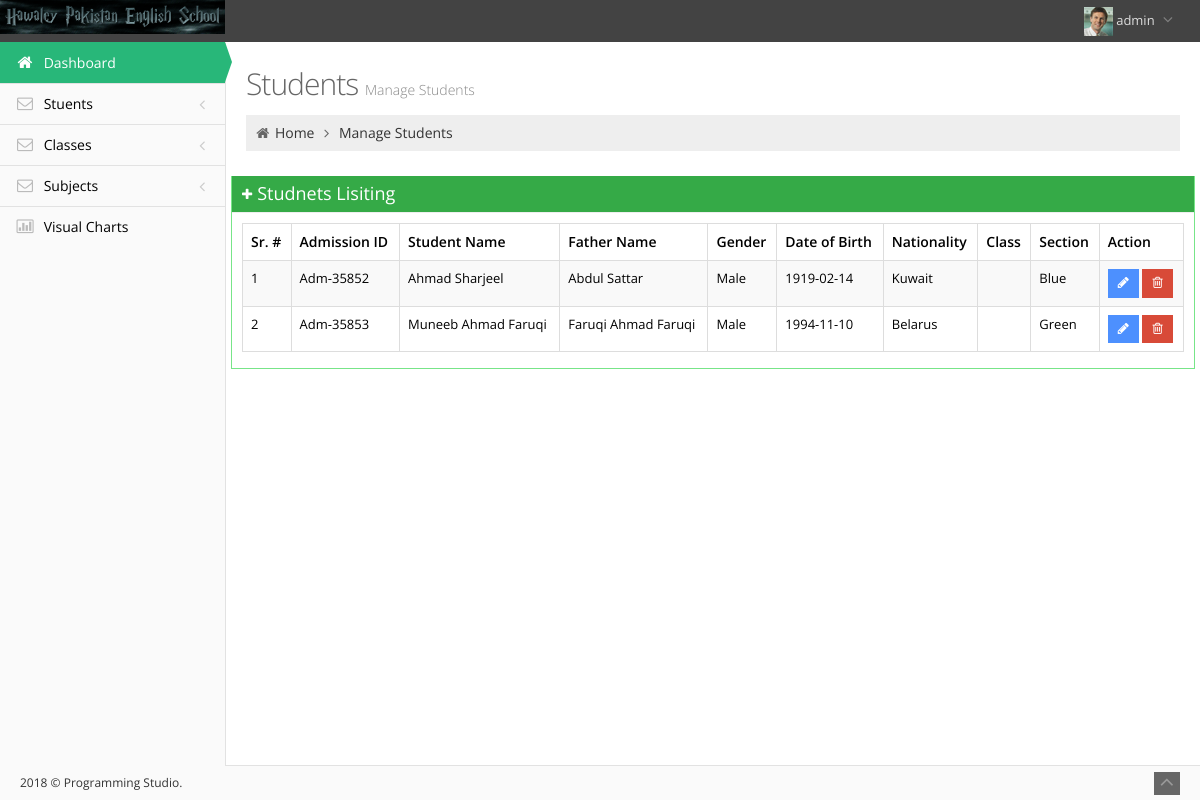
Before: /manage_students.php (signed in) with the older database file.
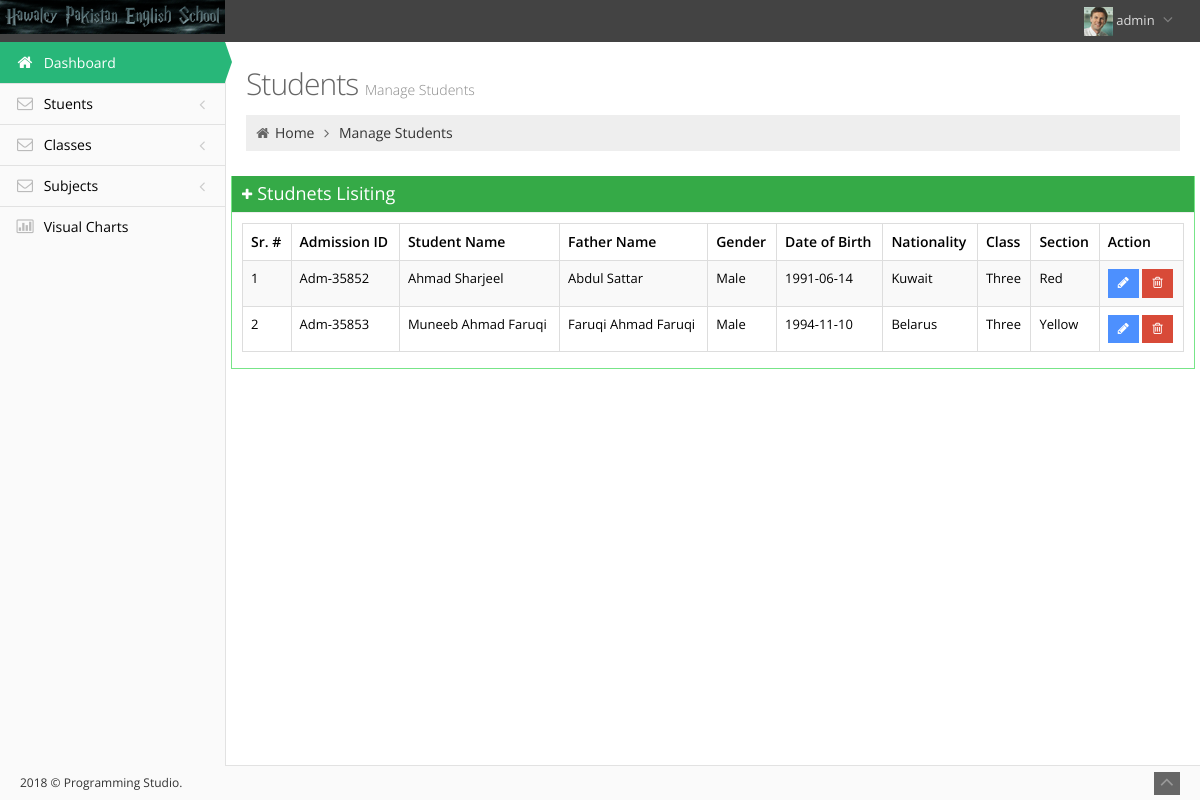
After: the same page with the newer database file.
### tables this page shows
CREATE TABLE `students` (
  `reg_id` int(11) NOT NULL,
  `adm_no` varchar(30) NOT NULL,
  `name` varchar(30) NOT NULL,
  `fname` varchar(30) NOT NULL,
  `dob` date NOT NULL,
  `gender` varchar(10) NOT NULL,
  `nationality` varchar(100) NOT NULL,
  `class` int(11) NOT NULL,
  `section` int(11) NOT NULL,
  `status` int(11) NOT NULL
);

CREATE TABLE `section` (
  `id` int(11) NOT NULL,
  `name` varchar(30) NOT NULL,
  `status` int(11) NOT NULL
);

CREATE TABLE `class` (
  `id` int(11) NOT NULL,
  `name` varchar(30) NOT NULL,
  `status` int(11) NOT NULL,
  `section` int(11) NOT NULL
);

### manage_students.php (the view, shortened to what this page needs)
<?php
	include "includes/header.php";
?>
<?php
	include "includes/sidebar.php";
?>
<div class="row">
<div class="col-md-12">
<h3 class="page-title">
Students <small>Manage Students</small>
</h3>
<ul class="page-breadcrumb breadcrumb">
<li>
	<i class="fa fa-home"></i>
	<a href="dashboard.php">
		Home
	</a>
	<i class="fa fa-angle-right"></i>
</li>
<li>
	<a href="#">
		Manage Students
	</a>
</li>
</ul>
</div>
</div>
<div class="row">
	<div class="portlet box green">
		<div class="portlet-title">
			<div class="caption">
				<i class="fa fa-plus"></i>Studnets Lisiting
			</div>
		</div>
		<div class="portlet-body">
			<table class="table table-striped table-bordered table-hover" id="sample_2">
				<thead>
					<tr>
						<th>Sr. #</th>
						<th>Admission ID</th>
						<th>Student Name</th>
						<th>Father Name</th>
						<th>Gender</th>
						<th>Date of Birth</th>
						<th>Nationality</th>
						<th>Class</th>
						<th>Section</th>
						<th>Action</th>
					</tr>
				</thead>
				<tbody>
					<?php
						$get_students= "SELECT * FROM students where status =1";
						$result_get_students= mysqli_query($link,$get_students);
						if(mysqli_num_rows($result_get_students)>0){
							$i=1;
							while($row= mysqli_fetch_assoc($result_get_students)){
							?>
								<tr>
									<td>
									<?php echo $i; ?>
									</td>
									<td>
									<?php echo $row['adm_no']; ?>
									</td>
									<td>
									<?php echo $row['name']; ?>
									</td>
									<td>
									<?php echo $row['fname']; ?>
									</td>
									<td>
									<?php echo $row['gender']; ?>
									</td>
									<td>
									<?php echo $row['dob']; ?>
									</td>
									<td>
									<?php echo $row['nationality']; ?>
									</td>
									<td>
										<?php
											$c_id= $row['class'];
											$get_class= "SELECT name from class where id= '$c_id'";
											$result_get_class= mysqli_query($link,$get_class);
											echo mysqli_fetch_assoc($result_get_class)['name'];
										?>
									</td>
									<td>
										<?php
											$s_id= $row['section'];
											$get_section= "SELECT name from section where id= '$s_id'";
											$result_get_section= mysqli_query($link,$get_section);
											echo mysqli_fetch_assoc($result_get_section)['name'];
										?>
									</td>
									<td>
										<a href="edit_student.php?student=<?php echo $row['adm_no'];?>" class="btn btn-sm blue"><i class="fa fa-pencil" title="Edit student"></i></a>
										<a href="#del_student" id="btn_del_std" class="btn btn-sm red" data-id="<?php echo $row['adm_no'];?>" data-toggle="modal" title="Delete Student"><i class="fa fa-trash-o" ></i></a>
									</td>
								</tr>
							<?php
							 $i++;
							 }
						}else{
							echo "<h3>No enrolled studnets</h3>";
						}
					?>
				</tbody>
			</table>
		</div>
	</div>
</div>
<?php
	include "includes/footer.php";
?>

### includes/header.php (shortened to what this page needs)
<!DOCTYPE html>
<html lang="en" class="no-js">
<head>
<link href="assets/plugins/font-awesome/css/font-awesome.min.css" rel="stylesheet" type="text/css"/>
<link href="assets/plugins/bootstrap/css/bootstrap.min.css" rel="stylesheet" type="text/css"/>
<link href="assets/plugins/uniform/css/uniform.default.css" rel="stylesheet" type="text/css"/>
<link href="assets/plugins/gritter/css/jquery.gritter.css" rel="stylesheet" type="text/css"/>
<link href="assets/plugins/bootstrap-daterangepicker/daterangepicker-bs3.css" rel="stylesheet" type="text/css"/>
<link href="assets/plugins/fullcalendar/fullcalendar/fullcalendar.css" rel="stylesheet" type="text/css"/>
<link href="assets/plugins/jqvmap/jqvmap/jqvmap.css" rel="stylesheet" type="text/css"/>
<link href="assets/plugins/jquery-easy-pie-chart/jquery.easy-pie-chart.css" rel="stylesheet" type="text/css"/>
<link rel="stylesheet" type="text/css" href="assets/plugins/select2/select2.css"/>
<link rel="stylesheet" type="text/css" href="assets/plugins/select2/select2-metronic.css"/>
<link rel="stylesheet" href="assets/plugins/data-tables/DT_bootstrap.css"/>
<link href="assets/css/style-metronic.css" rel="stylesheet" type="text/css"/>
<link href="assets/css/style.css" rel="stylesheet" type="text/css"/>
<link href="assets/css/style-responsive.css" rel="stylesheet" type="text/css"/>
<link href="assets/css/plugins.css" rel="stylesheet" type="text/css"/>
<link href="assets/css/pages/tasks.css" rel="stylesheet" type="text/css"/>
<link href="assets/css/themes/light.css" rel="stylesheet" type="text/css" id="style_color"/>
<link href="assets/css/print.css" rel="stylesheet" type="text/css" media="print"/>
<link href="assets/css/custom.css" rel="stylesheet" type="text/css"/>
</head>
<body class="page-header-fixed">
<div class="header navbar navbar-fixed-top">
	<div class="header-inner">
		<a class="navbar-brand" href="dashboard.php" style="margin-top: 0px; margin-left: -20px; padding-left: 0px; padding-top: 0px;">
			<img src="assets/img/logo.png" alt="logo" class="img-responsive"/>
		</a>
		<ul class="nav navbar-nav pull-right">
			<li class="dropdown user">
				<a href="#" class="dropdown-toggle" data-toggle="dropdown" data-hover="dropdown" data-close-others="true">
					<img alt="" src="assets/img/avatar3_small.jpg"/>
					<span class="username">
						 <?php echo $_SESSION['user_name']; ?>
					</span>
					<i class="fa fa-angle-down"></i>
				</a>
			</li>
		</ul>
	</div>
</div>
<div class="page-container">

### includes/sidebar.php (shortened to what this page needs)
<div class="page-sidebar-wrapper">
	<div class="page-sidebar navbar-collapse collapse">
		<ul class="page-sidebar-menu" data-auto-scroll="true" data-slide-speed="200">
			<li class="start active ">
				<a href="dashboard.php">
					<i class="fa fa-home"></i>
					<span class="title">
						Dashboard
					</span>
					<span class="selected">
					</span>
				</a>
			</li>
			<li>
				<a href="javascript:;">
					<i class="fa fa-envelope-o"></i>
					<span class="title">
						Stuents
					</span>
				</a>
			</li>
			<li>
				<a href="javascript:;">
					<i class="fa fa-envelope-o"></i>
					<span class="title">
						Classes
					</span>
				</a>
			</li>
			<li>
				<a href="javascript:;">
					<i class="fa fa-envelope-o"></i>
					<span class="title">
						Subjects
					</span>
				</a>
			</li>
			<li class="last ">
				<a href="#">
					<i class="fa fa-bar-chart-o"></i>
					<span class="title">
						Visual Charts
					</span>
				</a>
			</li>
		</ul>
	</div>
</div>
<div class="page-content-wrapper">
	<div class="page-content">

### includes/footer.php (shortened to what this page needs)
</div>
	</div>
</div>
<div class="footer">
	<div class="footer-inner">
		 2018 &copy; Programming Studio.
	</div>
	<div class="footer-tools">
		<span class="go-top">
			<i class="fa fa-angle-up"></i>
		</span>
	</div>
</div>
</body>
</html>

### assets/css/style-metronic.css (style rules this page uses)
div, input, select, textarea, span, img, table, td, th, p, a, button, ul, code, pre, li { -webkit-border-radius: 0 !important; -moz-border-radius: 0 !important; border-radius: 0 !important; }
.btn { border-width: 0; padding: 7px 14px; font-size: 14px; outline: none !important; -webkit-box-shadow: none !important; -moz-box-shadow: none !important; box-shadow: none !important; -webkit-border-radius: 0 !important; -moz-border-radius: 0 !important; border-radius: 0 !important; text-shadow: none; }
.btn.red { color: white; text-shadow: none; background-color: #d84a38; }
.btn.blue { color: white; text-shadow: none; background-color: #4d90fe; }
.btn > i { font-size: 14px; }
.btn-sm, .btn-xs { padding: 4px 10px 5px 10px; font-size: 13px; line-height: 1.5; }
.btn-sm > i, .btn-xs > i { font-size: 13px; }
.table thead > tr > th { border-bottom: 0; }

### assets/css/style-responsive.css (style rules this page uses)
@media (min-width: 992px) { .page-sidebar { width: 225px; float: left; position: relative; margin-right: -100%; } }
@media (min-width: 992px) { .page-sidebar.navbar-collapse { max-height: none !important; } }
@media (min-width: 992px) { .page-content-wrapper { float: left; width: 100%; } }
@media (min-width: 992px) { .page-content { margin-left: 225px; margin-top: 0px; min-height: 600px; padding: 25px 20px 20px 20px; } }
@media (min-width: 992px) { .footer { clear: left; } }

### assets/css/themes/light.css (style rules this page uses)
body { background-color: #fafafa !important; }
.header { filter: none !important; background-image: none !important; background-color: #434343 !important; }
.header .navbar-nav li.dropdown .dropdown-toggle i { color: #808080 !important; }
.page-content { border-left: 1px solid #e2e2e2 !important; border-bottom: 1px solid #e2e2e2 !important; }
.page-sidebar { background-color: #fafafa; }
ul.page-sidebar-menu > li > a { border-top: 1px solid #e2e2e2 !important; color: #000 !important; font-weight: 400; }
ul.page-sidebar-menu > li:first-child > a { border-top: 1px solid transparent !important; }
ul.page-sidebar-menu > li:last-child > a { border-bottom: 1px solid transparent !important; }
ul.page-sidebar-menu > li a i { color: #bbb !important; }
ul.page-sidebar-menu > li.active > a .selected { right:-7px; top:0px; width: 7px; height: 39px; background-image: url("../../img/sidebar-menu-arrow-green.png"); }
ul.page-sidebar-menu > li.active i { color: #fff !important; }
ul.page-sidebar-menu > li.active > a { background: #28b779 !important; border-top-color: transparent !important; color:#fff !important; }
ul.page-sidebar-menu > li.active > a i { color: #fff; }
.footer .footer-inner { color: #333333; }
.footer .footer-tools .go-top { background-color: #666666; }
.footer .footer-tools .go-top i { color: #999999; }

### assets/css/print.css (style rules this page uses)
body { background-color: #fff !important; }
.header { display: none; }
.page-sidebar { display: none; }
.footer { display: none; }
.page-container { margin: 0px !important; padding: 0px !important; }
.page-content { min-height: auto !important; padding: 0px 20px 20px !important; margin: 0 !important; }

Changed rows visible on the page:
changed students "Adm-35852": dob "1919-02-14" → "1991-06-14"; class.name (not shown) → "Three"; section.name "Blue" → "Red"
changed students "Adm-35853": class.name (not shown) → "Three"; section.name "Green" → "Yellow"
